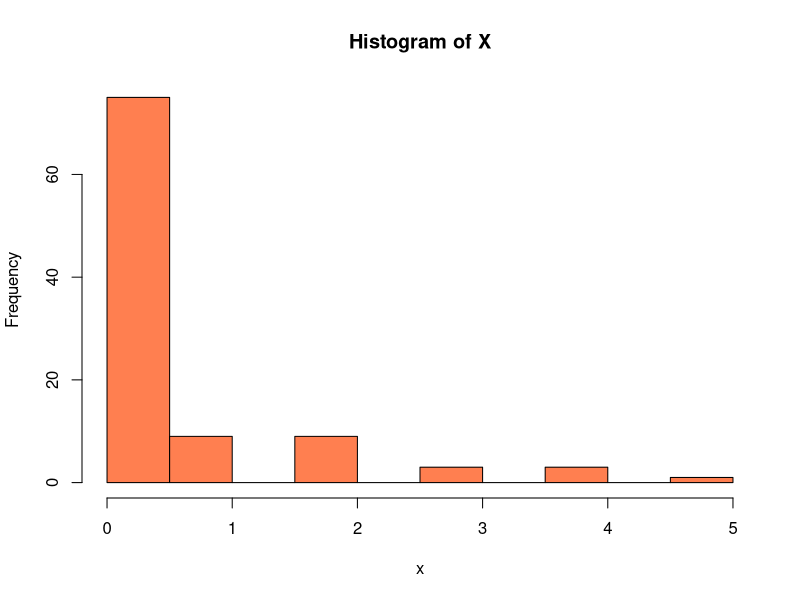

Recreate this plot in R.
#Samantha Maillie and Ariel Sim
#Homework 4 Problem 5


#a
n <- 100
p <- .3
lambda <- 2

y <- rpois(n, lambda)
r <- rbinom(n, 1, p)
x = y*r
hist(x, main = "Histogram of X", col = "coral")

#b

#c